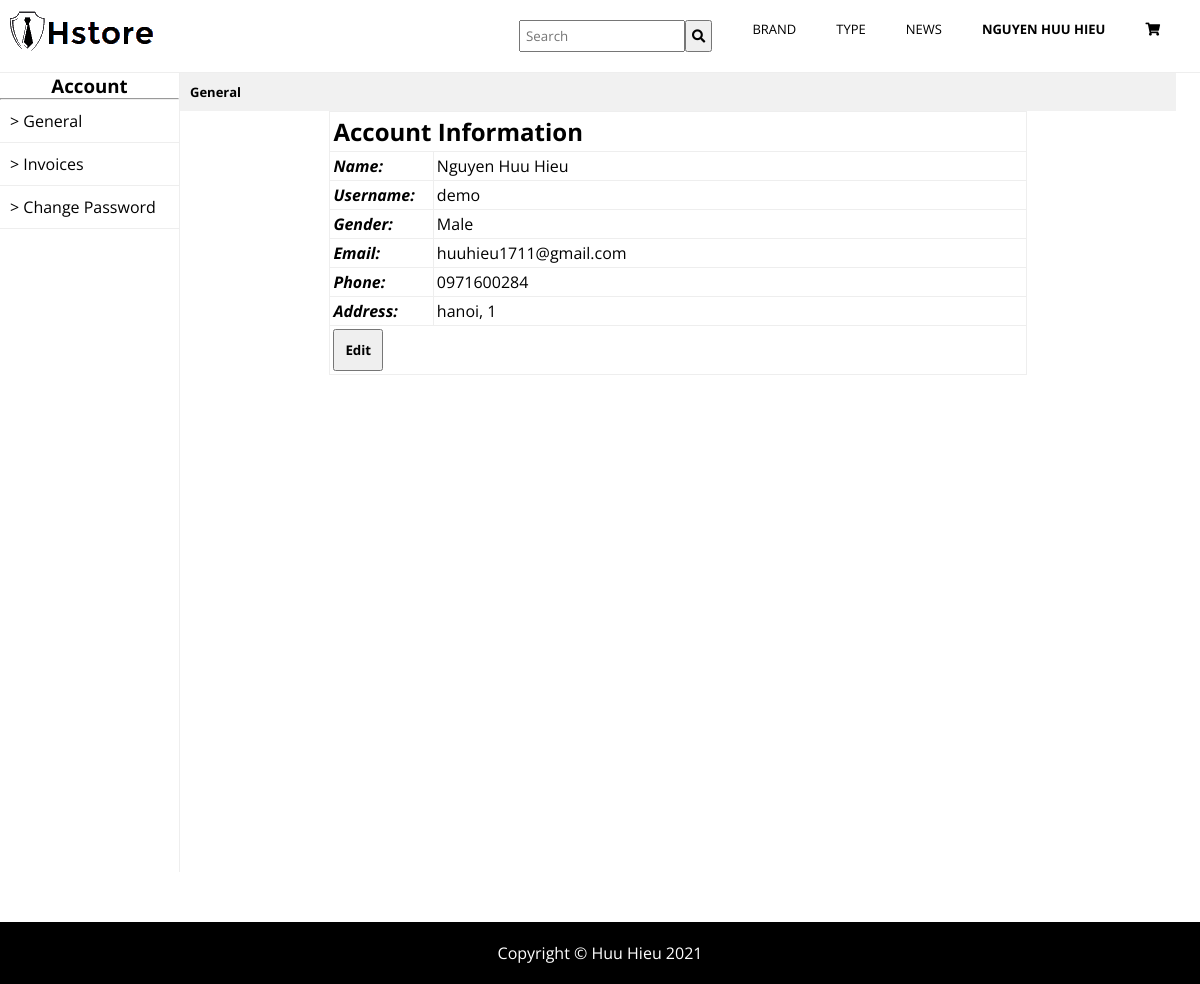
Screenshot of /customer/modules/account/general.php (signed in) with the database file from the repository.
### tables this page shows
CREATE TABLE `customers` (
  `id` int(11) NOT NULL,
  `username` varchar(50) NOT NULL,
  `name` varchar(100) NOT NULL,
  `email` varchar(100) NOT NULL,
  `password` varchar(32) NOT NULL,
  `gender` tinyint(1) DEFAULT NULL,
  `phone` varchar(20) DEFAULT NULL,
  `address` varchar(255) DEFAULT NULL
);

### customer/modules/account/general.php (the view, shortened to what this page needs)
<?php
	require_once('customer/template/version1/header.php');
?>
<div class="all">
	<div class="side">
		<center><h3>Account</h3><hr></center>
		<span><a href="?s=account&act=general"> > General</a></span>
		<span><a href="?s=invoices&act=history"> > Invoices</a></span>
		<span><a href="?s=account&act=changepw"> > Change Password</a></span>
	</div>
	<div class="center">
    <h4>General</h4>
		<table>
			<tr>
				<td colspan="2"><h2>Account Information</h2></td>
			</tr>
			<?php
			$iduser =  $_SESSION['user']['id'];
				$query = mysqli_query($connection,"SELECT * FROM customers WHERE id = $iduser");
				$value = mysqli_fetch_assoc($query);
			?>
			<tr>
				<td class="col1">Name:</td>
				<td><?php echo $value['name'] ?></td>
			</tr>
			<tr>
				<td class="col1">Username:</td>
				<td><?php echo $value['username'] ?></td>
			</tr>
			<tr>
				<td class="col1">Gender:</td>
				<td ><?php if ($value['gender'] == 0): ?>
					<?php echo "Female" ?>
					<?php else: ?>
						<?php echo "Male" ?>
				<?php endif ?></td>
			</tr>
			<tr>
				<td class="col1">Email:</td>
				<td><?php echo $value['email'] ?></td>
			</tr>
			<tr>
				<td class="col1">Phone:</td>
				<td><?php echo $value['phone'] ?></td>
			</tr>
			<tr>
				<td class="col1">Address:</td>
				<td><?php echo $value['address'] ?></td>
			</tr>
			<tr>
				<td colspan="2"><a href="?s=account&act=edit"><button>Edit</button></a></td>
			</tr>
		</table>
	</div>
</div>
<?php
require_once('customer/template/version1/footer.php'); ?>

### customer/template/version1/header.php (style rules this page uses)
html { scroll-behavior: smooth; }
* { padding: 0; margin: 0; font-family: 'Open Sans', sans-serif; }
body { height: 100%; }

### customer/modules/account/general.php (style rules this page uses)
.all { display: block; overflow: hidden; box-sizing: border-box; width: 100%; height: 100vh; border-top: 1px solid #eee; }
.side { width: 15%; height: 100%; border-right: 1px solid #eee; box-sizing: border-box; float: left; }
.center { box-sizing: border-box; height: 100%; margin: auto; text-align: center; width: 83%; float: left; }
.side span { box-sizing: border-box; width: 100%; display: block; padding: 10px; border-bottom: 1px solid #eee; }
.side span a { color: black; text-decoration: none; }
table,tr,td,th { text-align: left; padding: 3px; margin:auto; width: 70%; border: 1px solid #eee; border-collapse: collapse; }
table tr td.col1 { width: 10%; font-style: italic; font-weight: bold; text-align: left; }
table tr td button { padding: 10px; color: black; font-weight: bold; }
h4 { text-align: left; font-size: 13px; box-sizing: border-box; width: 100%; padding: 10px; background: #f1f1f1; }

### rows the page displays
customers: name "Nguyen Huu Hieu", username "demo", email "huuhieu1711@gmail.com", phone "0971600284", address "hanoi, 1"

### other values shown
$_SESSION['user']['name'] "NGUYEN HUU HIEU"
